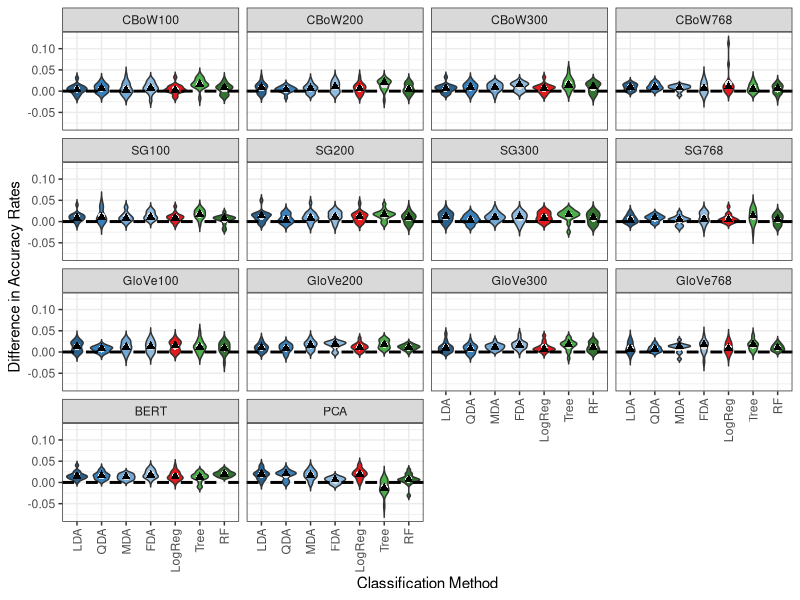

The R script that drew this image:
## ---- chunk 1
#| echo: false
#| message: false
#| warning: false
#| cache: true
#| results: markup

library(tidyverse)

data.clean <- read_csv("data/DataCleaningR.csv")

data.filter <- data.clean %>%
  drop_na() %>%
  mutate(FilterMinAppear_F = factor(FilterMinAppear)) %>%
  rename(Sensitivity = Recall) %>%
  filter(EmbeddingMethod != "BagOfWords", EmbeddingMethod != "TF-IDF") %>%
  mutate(ClassificationMethod = str_replace_all(ClassificationMethod, pattern = "LogisticRegression", replacement = "LogReg")) %>%
  mutate(ClassificationMethod = factor(ClassificationMethod, levels = c("LDA","QDA","MDA","FDA","LogReg","Tree","RF")), EmbeddingMethod = factor(EmbeddingMethod, levels = c("CBoW100","CBoW200","CBoW300","CBoW768","SG100","SG200","SG300","SG768","GloVe100","GloVe200","GloVe300","GloVe768","BERT","PCA")))

colrs.emb <- c("#12694f","#188c69","#21c090","#3fdeaf", "#645fab","#7570b3","#9794c7","#bebcdc","#b65002","#d95f02","#fd750d","#fd8c35","#e7298a","#66a61e")
colrs.class <- c("#2a618d","#3881bc","#72a8d5","#91bbde","#e41a1c","#4daf4a","#327330")
shap.emb <- c(2, 6, 14, 17, 1, 10, 13, 16,3, 5, 0, 7, 12, 15)
shap.class <- c(15, 0, 7, 12, 1, 2, 6)
lt <- c(1,2,3,4,5,6,1,2,3,4,5,6,1,2)
ltc <- c(1,2,3,4,5,6,1)
## ---- chunk 2
#| echo: false
#| message: false
#| warning: false
#| tidy: true
#| cache: true
#| fig-height: 10
#| fig-width: 10

CES <- data.filter %>% group_by(ClassificationMethod,EmbeddingMethod,FilterStopwords) %>% 
  select(ClassificationMethod, EmbeddingMethod, FilterStopwords, Accuracy)
CES.no <- CES %>% subset(FilterStopwords == "No")
CES.yes <- CES %>% subset(FilterStopwords == "Yes")
CES.no$CES.acc.yes <- CES.yes$Accuracy
CES.new <- CES.no %>% summarize(CES.diff = Accuracy - CES.acc.yes)

CES.new %>% 
  ggplot(aes(x = ClassificationMethod, y = CES.diff, fill = ClassificationMethod)) +
  geom_violin(trim=FALSE, position = position_dodge(1))  +
  stat_summary(fun = mean, geom = "point", shape = 16, size = 2, color = '#E2DFDF') +
  stat_summary(fun = median, geom = "point", shape = 17, size = 2) +
  facet_wrap(~EmbeddingMethod,ncol = 4)+
  geom_hline(yintercept = 0, linetype = 'dashed', linewidth =1)+
  scale_fill_manual(values = colrs.class)+
  xlab("Classification Method") +
  ylab("Difference in Accuracy Rates")+
  theme_bw()+
  theme(axis.text.x = element_text(angle = 90, vjust = 0.5, hjust=1),legend.position = "none")
